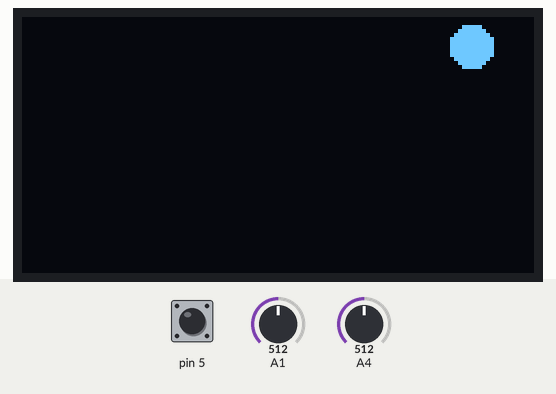
The sketch below on a simulated Arduino Uno, built with avr-gcc and run on an emulated ATmega328P. Parts: 128×64 one-colour display. Inputs (shaded band) come from the test bench; at power-on: pin 5 HIGH, A1 = 512, A4 = 512. What the sketch prints to the serial monitor is not drawn.

Above: at 1.2 s.
1.3 s: pin 5 pulled LOW for 0.15 s
2.9 s: A1 set to 716
At 3.6 s:
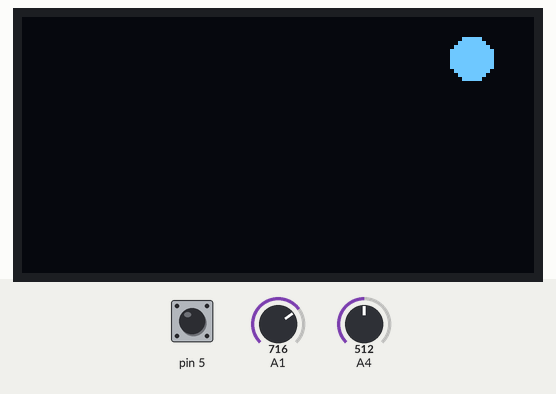
4.4 s: A4 set to 716
At 5.6 s:
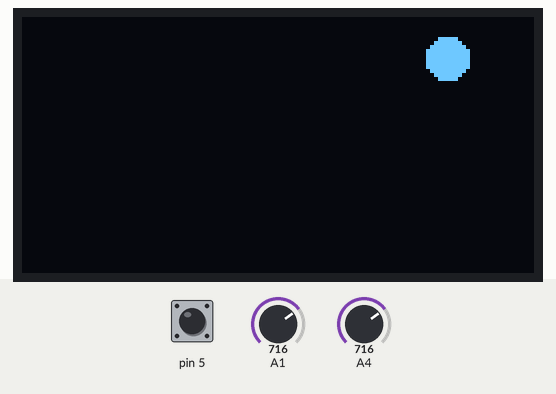
5.9 s: pin 5 pulled LOW for 1 s
At 6.3 s:
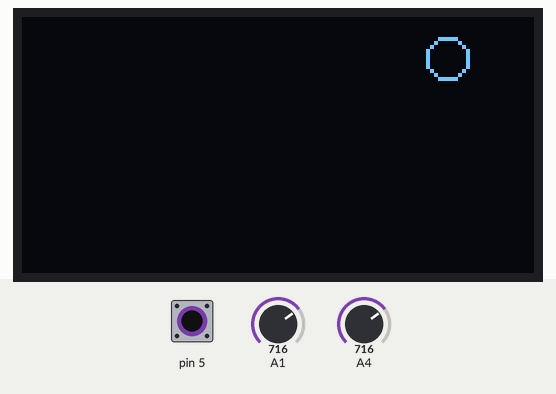
8.4 s: A1 set to 900
At 9.6 s:
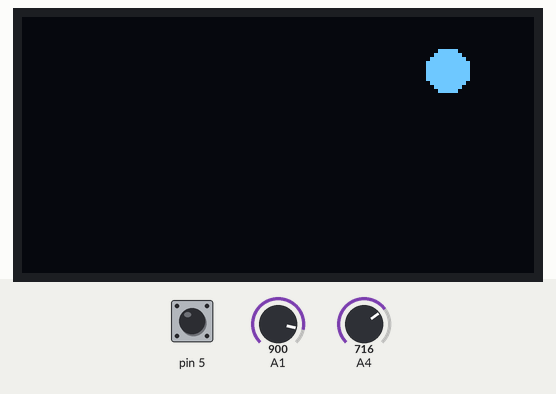
9.9 s: A4 set to 900
At 10.5 s:
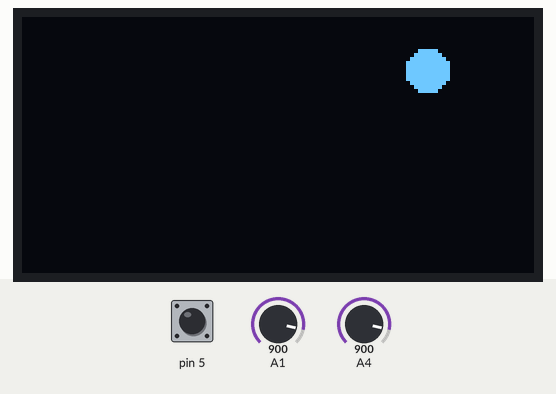
Timing chart, 0 to 12.4 s (numbered marks = the images above; inputs shaded):
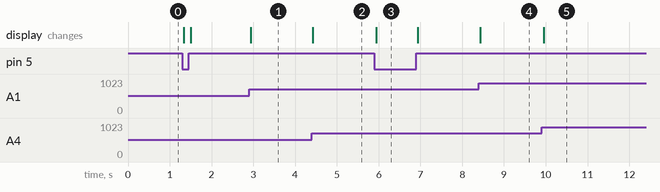

Measured:
- after the input at 2.9 s, the display: changes at once (image 1)
- after the input at 4.4 s, the display: changes at once (image 2)
- after the input at 5.9 s, the display: changes after 0.05 s (image 3)
- after the input at 8.4 s, the display: changes at once (image 4)
- after the input at 9.9 s, the display: changes after 0.05 s (image 5)

The sketch:

joy.ino
```cpp
#include <Wire.h>
#include <Adafruit_GFX.h>
#include <Adafruit_SSD1306.h>
#include <Arduino.h>

#define SCREEN_WIDTH 128
#define SCREEN_HEIGHT 64
#define SCREEN_W (SCREEN_WIDTH - 11)

#define OLED_RESET -1   // No reset pin
#define OLED_ADDR  0x3C // Change if needed

Adafruit_SSD1306 display(SCREEN_WIDTH, SCREEN_HEIGHT, &Wire, OLED_RESET);
int poty = 0;
int potx = 0;
void setup() {
  display.begin(SSD1306_SWITCHCAPVCC, OLED_ADDR);
  Wire.begin();
  Serial.begin(9600);

  display.clearDisplay();

  pinMode(5, INPUT_PULLUP);

}

void loop() {


  Serial.println((map(analogRead(4), 0, 4095, 0, 100) / 100) * 128);

if (digitalRead(5) == 0)
{
display.clearDisplay();
display.drawCircle(map(analogRead(4), 0, 4095, 100, 0) * 1.28, map(analogRead(15), 0, 4095, 0, 100) * 0.64, 5, WHITE);
display.display();
}
else
{
display.clearDisplay();
display.fillCircle(map(analogRead(4), 0, 4095, 100, 0) * 1.28, map(analogRead(15), 0, 4095, 0, 100) * 0.64, 5, WHITE);
display.display();
}
}
```
